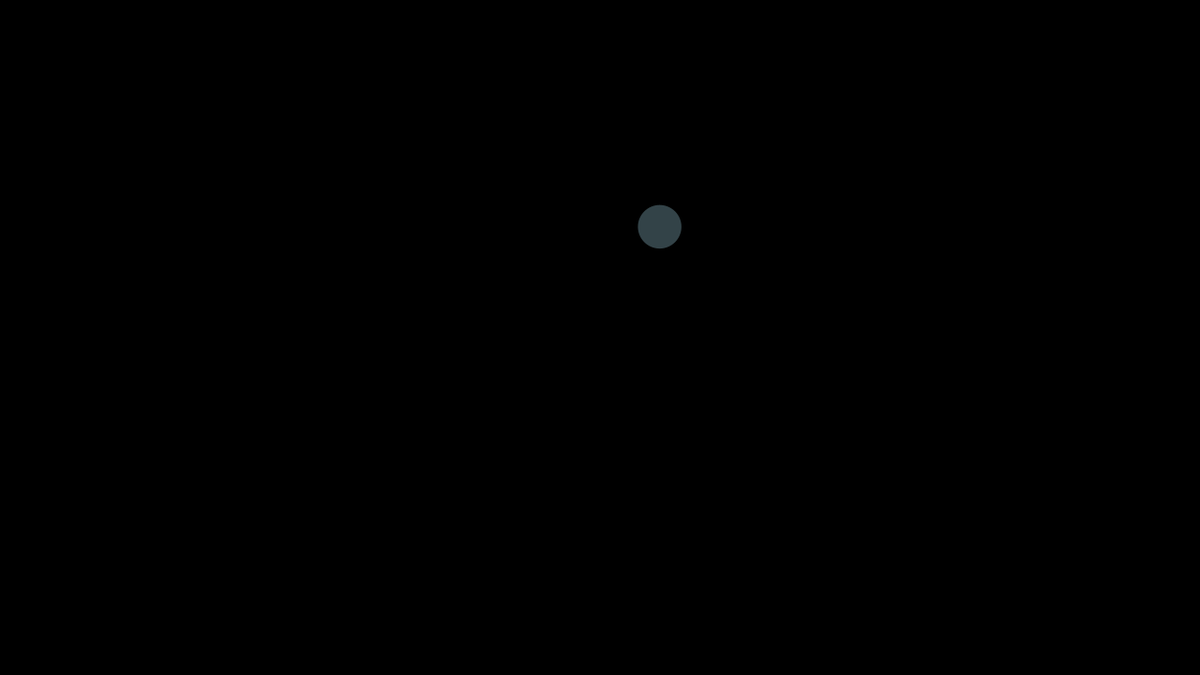
Frame 1 (no input)
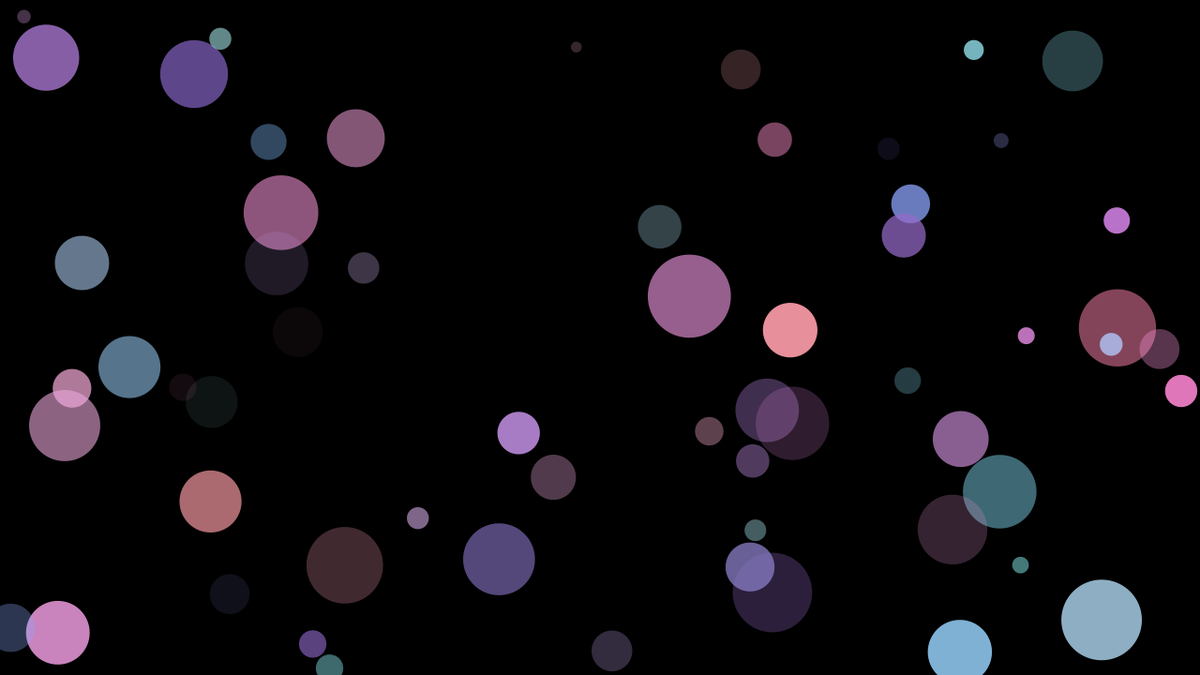
Frame 60 (the mouse pressed at the canvas centre just before this capture)
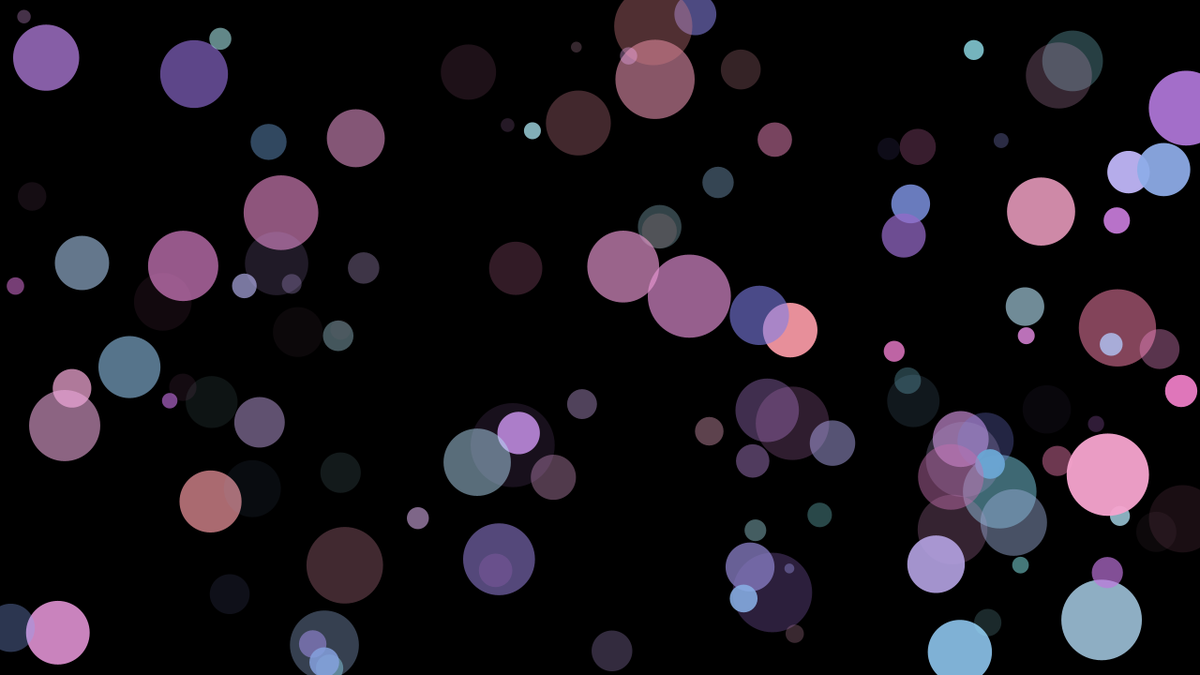
Frame 120 (the mouse held since frame 60 and released just before this capture)

The Processing sketch that drew these frames (run headless with seeded random() and noise(); from frame 60 on, the mouse is pressed at the canvas centre):

// Processing sketch: week3_st2
// ── week3_st2.pde
float x = random(width);
float y = random(height);
float r = random(255);
float g = random(255);
float b = random(255);
float a = random(10, 100);
float s = random(10, 50);

void setup() {
  size(1280, 720);
  background(0);
  noStroke();
  colorMode(HSB);
}

void draw() {
  x = random(width);
  y = random(height);
  r = random(127, 255);
  g = random(64, 127);
  b = random(196, 255);
  a = random(10, 255);
  s = random(10, 90);
  fill(r, g, b, a);
  circle(x, y, s);
}
